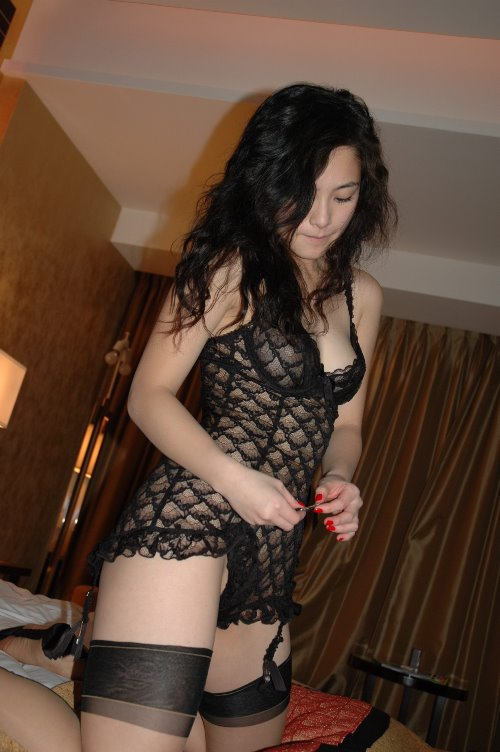
//> input picture opencv3_prog/test_opencv/1.jpg, 500 x 752 px
$ ./imgproc ../../test_opencv/1.jpg   (built with g++ and OpenCV 4)
//> lines starting //> are read from the running program, lines starting //| are printed output that depends on the picture
#include <iostream>
#include <chrono>
#include <opencv2/core/core.hpp>
#include <opencv2/highgui/highgui.hpp>
#include <opencv2/imgcodecs.hpp>

// image processing header file
#include <opencv2/imgproc/imgproc.hpp>

using namespace std;
using namespace cv;

int main(int argc, char** argv)
{
    Mat srcImage = imread(argv[1], 1);
//> srcImage is the input picture: 752 rows x 500 cols, CV_8UC3; mean B, G, R 54.3, 68.5, 91.9

    if(srcImage.data == nullptr)
    {
      cerr << "file not exist" << endl;
      return 0;
    }
    imshow("image",srcImage);
    waitKey(0);
    Mat element = getStructuringElement(MORPH_RECT, Size(15, 15));
    Mat dstImage, edge, grayImage;

    // erode
    erode(srcImage, dstImage, element);
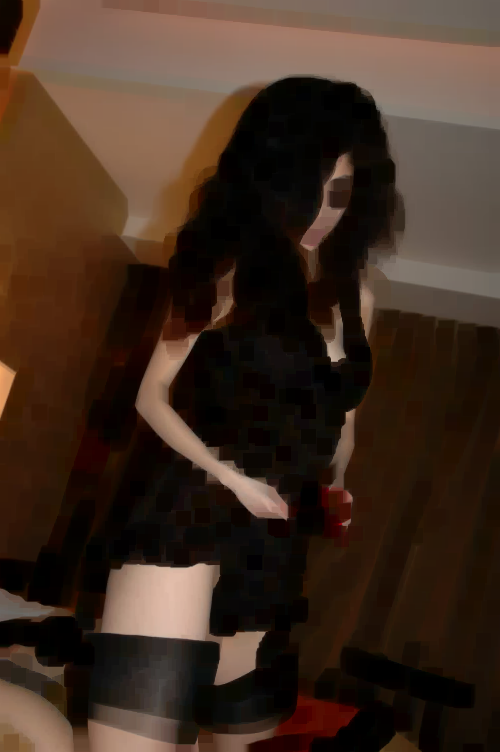
//> dstImage: 752 rows x 500 cols, CV_8UC3; mean B, G, R 32.6, 45, 64.1
    imshow("erode", dstImage);
    waitKey(0);

    // blur
    blur(srcImage, dstImage, Size(7, 7));
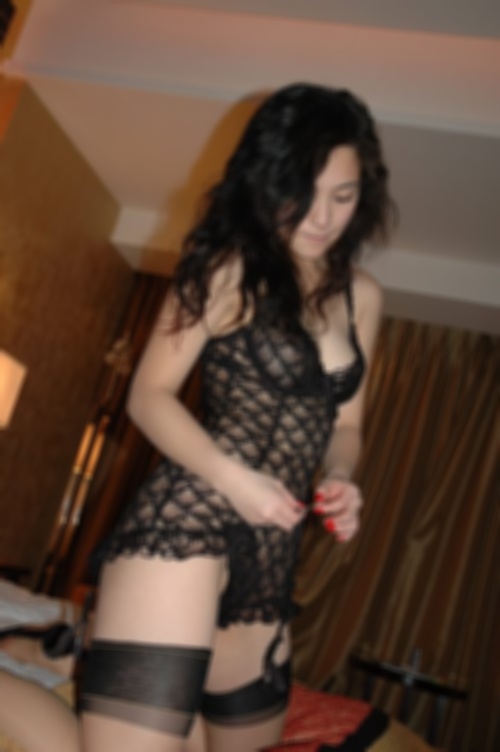
//> dstImage: 752 rows x 500 cols, CV_8UC3; mean B, G, R 54.3, 68.5, 91.9
    imshow("blur", dstImage);
    waitKey(0);

    // canny operator
    dstImage.create(srcImage.size(), srcImage.type());
    cvtColor(srcImage, grayImage, COLOR_BGR2GRAY);
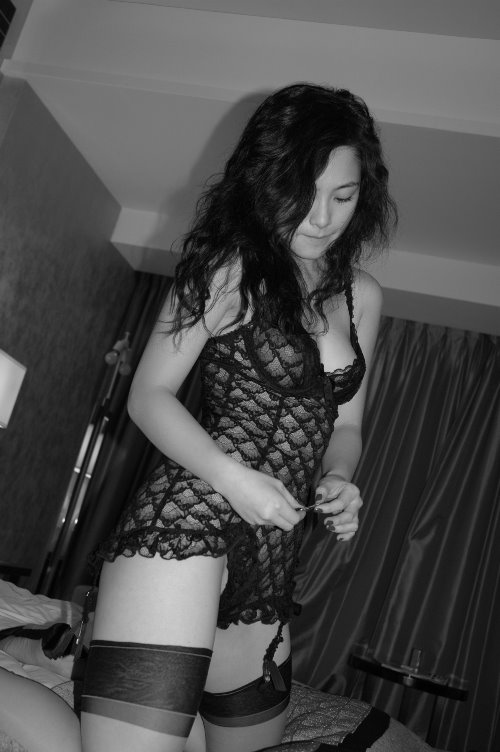
//> grayImage: 752 rows x 500 cols, CV_8UC1; min 0, max 247, mean 73.9

    blur(grayImage, edge, Size(3, 3));
    Canny(edge, edge, 3, 9, 3);
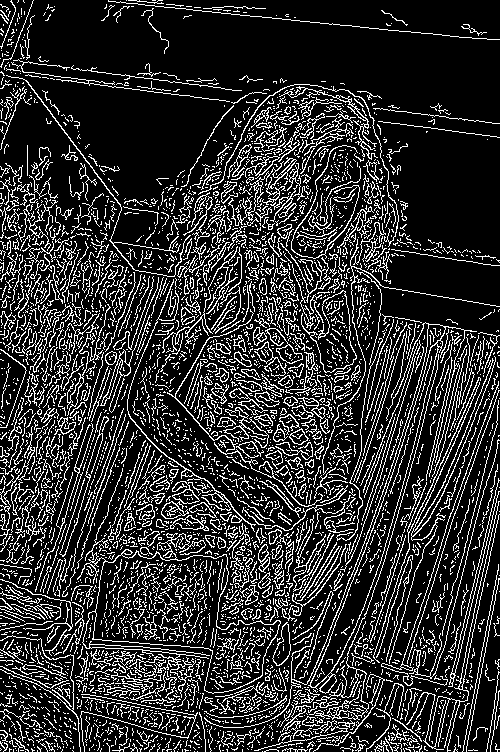
//> edge: 752 rows x 500 cols, CV_8UC1; 18.9% white in thin lines or dots
    imshow("canny", edge);
    waitKey(0);
    return 0;
}
